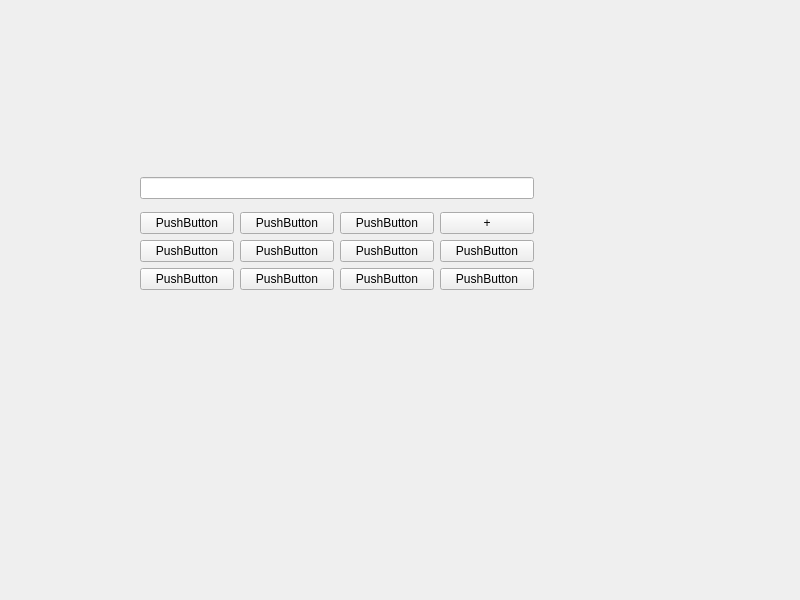
<?xml version="1.0" encoding="UTF-8"?>
<ui version="4.0">
 <class>Widget</class>
 <widget class="QWidget" name="Widget">
  <property name="geometry">
   <rect>
    <x>0</x>
    <y>0</y>
    <width>800</width>
    <height>600</height>
   </rect>
  </property>
  <property name="windowTitle">
   <string>Widget</string>
  </property>
  <widget class="QWidget" name="">
   <property name="geometry">
    <rect>
     <x>140</x>
     <y>170</y>
     <width>394</width>
     <height>127</height>
    </rect>
   </property>
   <layout class="QVBoxLayout" name="verticalLayout">
    <item>
     <widget class="QLineEdit" name="lineEdit"/>
    </item>
    <item>
     <layout class="QGridLayout" name="gridLayout">
      <item row="0" column="0">
       <widget class="QPushButton" name="pushButton">
        <property name="text">
         <string>PushButton</string>
        </property>
       </widget>
      </item>
      <item row="0" column="1">
       <widget class="QPushButton" name="pushButton_2">
        <property name="text">
         <string>PushButton</string>
        </property>
       </widget>
      </item>
      <item row="0" column="2">
       <widget class="QPushButton" name="pushButton_3">
        <property name="text">
         <string>PushButton</string>
        </property>
       </widget>
      </item>
      <item row="0" column="3">
       <widget class="QPushButton" name="ButtonPlus">
        <property name="text">
         <string>+</string>
        </property>
       </widget>
      </item>
      <item row="1" column="0">
       <widget class="QPushButton" name="pushButton_7">
        <property name="text">
         <string>PushButton</string>
        </property>
       </widget>
      </item>
      <item row="1" column="1">
       <widget class="QPushButton" name="pushButton_6">
        <property name="text">
         <string>PushButton</string>
        </property>
       </widget>
      </item>
      <item row="1" column="2">
       <widget class="QPushButton" name="pushButton_8">
        <property name="text">
         <string>PushButton</string>
        </property>
       </widget>
      </item>
      <item row="1" column="3">
       <widget class="QPushButton" name="pushButton_5">
        <property name="text">
         <string>PushButton</string>
        </property>
       </widget>
      </item>
      <item row="2" column="0">
       <widget class="QPushButton" name="pushButton_11">
        <property name="text">
         <string>PushButton</string>
        </property>
       </widget>
      </item>
      <item row="2" column="1">
       <widget class="QPushButton" name="pushButton_10">
        <property name="text">
         <string>PushButton</string>
        </property>
       </widget>
      </item>
      <item row="2" column="2">
       <widget class="QPushButton" name="pushButton_12">
        <property name="text">
         <string>PushButton</string>
        </property>
       </widget>
      </item>
      <item row="2" column="3">
       <widget class="QPushButton" name="pushButton_9">
        <property name="text">
         <string>PushButton</string>
        </property>
       </widget>
      </item>
     </layout>
    </item>
   </layout>
  </widget>
 </widget>
 <resources/>
 <connections/>
</ui>
